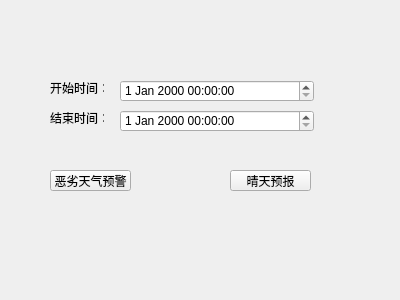
<?xml version="1.0" encoding="UTF-8"?>
<ui version="4.0">
 <class>WeatherForecastForm</class>
 <widget class="QWidget" name="WeatherForecastForm">
  <property name="geometry">
   <rect>
    <x>0</x>
    <y>0</y>
    <width>400</width>
    <height>300</height>
   </rect>
  </property>
  <property name="windowTitle">
   <string>Form</string>
  </property>
  <widget class="QLabel" name="labelStartTime">
   <property name="geometry">
    <rect>
     <x>50</x>
     <y>80</y>
     <width>54</width>
     <height>16</height>
    </rect>
   </property>
   <property name="text">
    <string>开始时间：</string>
   </property>
  </widget>
  <widget class="QLabel" name="labelEndTime">
   <property name="geometry">
    <rect>
     <x>50</x>
     <y>110</y>
     <width>54</width>
     <height>16</height>
    </rect>
   </property>
   <property name="text">
    <string>结束时间：</string>
   </property>
  </widget>
  <widget class="QDateTimeEdit" name="dtmStartTime">
   <property name="geometry">
    <rect>
     <x>120</x>
     <y>80</y>
     <width>194</width>
     <height>22</height>
    </rect>
   </property>
  </widget>
  <widget class="QDateTimeEdit" name="dtmEndTime">
   <property name="geometry">
    <rect>
     <x>120</x>
     <y>110</y>
     <width>194</width>
     <height>22</height>
    </rect>
   </property>
  </widget>
  <widget class="QPushButton" name="btnBadWeather">
   <property name="geometry">
    <rect>
     <x>50</x>
     <y>170</y>
     <width>81</width>
     <height>21</height>
    </rect>
   </property>
   <property name="text">
    <string>恶劣天气预警</string>
   </property>
  </widget>
  <widget class="QPushButton" name="btnGoodWeather">
   <property name="geometry">
    <rect>
     <x>230</x>
     <y>170</y>
     <width>81</width>
     <height>21</height>
    </rect>
   </property>
   <property name="text">
    <string>晴天预报</string>
   </property>
  </widget>
 </widget>
 <resources/>
 <connections/>
</ui>
